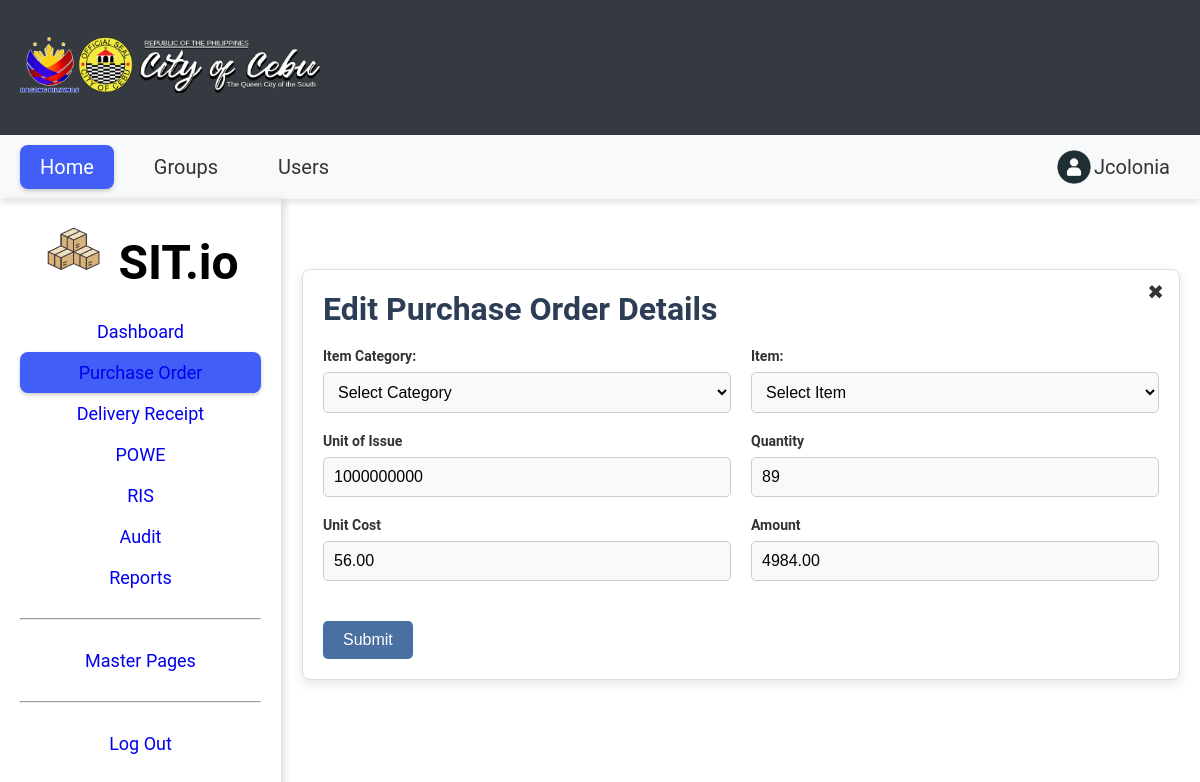
Page /crud_form/edit_pod.php?id=25&purchase_order_id=14 on the committed database.
### tables this page shows
CREATE TABLE `pod_items` (
  `id` int(11) NOT NULL,
  `supplier_Id` int(11) DEFAULT NULL,
  `purchase_order_id` int(11) DEFAULT NULL,
  `category` varchar(100) DEFAULT NULL,
  `item_description` varchar(100) DEFAULT NULL,
  `unit_of_measure` varchar(50) DEFAULT NULL,
  `quantity` int(11) DEFAULT NULL,
  `unit_price` decimal(10,2) DEFAULT NULL,
  `amount` decimal(10,2) DEFAULT NULL,
  `serial_Id` int(50) NOT NULL,
  `date_expiry` datetime(6) NOT NULL
);

### util/dbhelper.php (called while the page is built, shortened)
<?php
class DbHelper
{
    private $hostname = "127.0.0.1";
    private $username = "root";
    private $password = "";
    private $database = "inventory_management";
    private $conn;
    public function __construct()
    {
        $this->conn = new mysqli($this->hostname, $this->username, $this->password, $this->database);
    }
    public function getRecord($table, $args)
    {
        $keys = array_keys($args);
        $values = array_values($args);
        $condition = [];
        for ($i = 0; $i < count($keys); $i++) {
            $condition[] = "`" . $keys[$i] . "` = '" . $values[$i] . "'";
        }
        $cond = implode(" AND ", $condition);
        $sql = "SELECT * FROM `$table` WHERE $cond";
        $query = $this->conn->query($sql);
        $row = $query->fetch_assoc();
        return $row;
    }
}

### crud_form/edit_pod.php (the view, shortened to what this page needs)
<?php
$conn = new mysqli("localhost", "root", "", "inventory_management");
include "../util/dbhelper.php";
$db = new DbHelper();
$pod = $db->getRecord("pod_items", ["id" => $_GET["id"]]);
$purchase_order_id = isset($_GET["purchase_order_id"]) ? $_GET["purchase_order_id"] : null;
include "../shared/navbar_admin.php";
?>
<!DOCTYPE html>
<html lang="en">
<head>
    <link rel="stylesheet" href="../assets/css/edit_style.css">
    <link rel="stylesheet" href="../css/form.css">
    <link rel="stylesheet" href="../css/style.css">
</head>
<body>
    <section class="purchase-order">
        <div class="form-container">
            <button class="close-btn" onclick="closeForm(<?= $purchase_order_id ?>)">&#10006;</button>
            <h2>Edit Purchase Order Details</h2>
            <form action="../logic/edit.php" method="post">
                <div class="form-grid">
                    <div class="form-group">
                        <label for="category">Item Category:</label>
                        <select id="category" name="category" required>
                            <option value="">Select Category</option>
                        </select>
                    </div>
                    <div class="form-group">
                        <label for="item">Item:</label>
                        <select id="item" name="item" required>
                            <option value="">Select Item</option>
                        </select>
                    </div>
                    <div class="form-group">
                        <label for="unit_of_measure">Unit of Issue</label>
                        <input type="text" id="unit_of_measure" name="unit_of_measure" value="<?php echo $pod["unit_of_measure"] ?>" required>
                    </div>
                    <div class="form-group">
                        <label for="quantity">Quantity</label>
                        <input type="text" id="quantity" name="quantity" value="<?php echo $pod["quantity"] ?>" oninput="calculateAmount()" required>
                    </div>
                    <div class="form-group">
                        <label for="unit_price">Unit Cost</label>
                        <input type="text" id="unit_price" name="unit_price" value="<?php echo $pod["unit_price"] ?>" oninput="calculateAmount()" required>
                    </div>
                    <div class="form-group">
                        <label for="amount">Amount</label>
                        <input type="text" id="amount" name="amount" value="<?php echo $pod["amount"] ?>" required>
                    </div>
                    <div class="form-actions full-width">
                        <button type="submit" name="submit" class="submit-btn">Submit</button>
                    </div>
                </div>
            </form>
        </div>
    </section>
</body>
</html>

### assets/css/edit_style.css (style rules this page uses)
body { font-family: Arial, sans-serif; background-color: #fff; color: #333; margin: 0; padding: 0; }
.form-container { max-width: 1200px; margin: 50px auto; background-color: #fff; padding: 20px; border-radius: 8px; box-shadow: 0 4px 12px rgba(0, 0, 0, 0.1); border: 1px solid #ddd; position: relative; }
.form-container h2 { font-size: 24px; color: #2e3d56; text-align: left; margin-bottom: 20px; }
.form-grid { display: grid; grid-template-columns: 1fr 1fr; grid-gap: 20px; align-items: start; }
.form-group { display: flex; flex-direction: column; }
.form-group label { font-size: 14px; font-weight: bold; color: #333; margin-bottom: 8px; }
.form-group input, .form-group select { padding: 10px; font-size: 16px; border: 1px solid #ccc; border-radius: 5px; width: 100%; box-sizing: border-box; background-color: #f9f9f9; transition: border-color 0.3s ease; }
.form-actions { margin-top: 20px; text-align: left; }
.form-actions button { padding: 10px 20px; font-size: 16px; color: #fff; border: none; border-radius: 5px; cursor: pointer; margin-right: 10px; }
.form-actions .submit-btn { background-color: #4a6fa1; transition: background-color 0.3s ease; }
.close-btn { position: absolute; top: 10px; right: 20px; background-color: transparent; border: none; font-size: 24px; color: #333; cursor: pointer; transition: color 0.3s ease; }

### css/form.css (style rules this page uses)
button { font-family: 'Arial', sans-serif; margin-right: 5px; }

### css/style.css (style rules this page uses)
* { margin: 0; padding: 0; box-sizing: border-box; }
body { font-family: 'Roboto', serif; }
.purchase-order { flex-grow: 1; padding: 20px; }
.purchase-order h2 { font-size: 32px; margin-bottom: 20px; }
.close-btn { position: absolute; top: 10px; right: 20px; font-size: 24px; cursor: pointer; }
.close-btn { position: absolute; top: 10px; right: 10px; font-size: 20px; cursor: pointer; }

### rows in the picture
pod_items: unit_of_measure "1000000000", quantity "89", unit_price "56.00", amount "4984.00"
